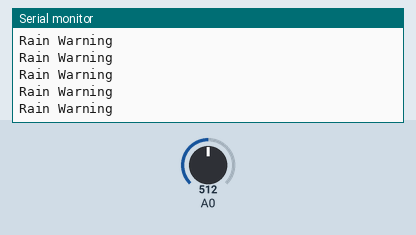
Bench run of a sketch on a simulated Arduino Uno, built with avr-gcc and run on an emulated ATmega328P. Parts: the last lines printed to the serial monitor. Inputs (shaded band) come from the test bench; at power-on: A0 = 512.

Above: at 1.2 s.
1.3 s: A0 set to 668
4.3 s: A0 set to 700
At 5.2 s:
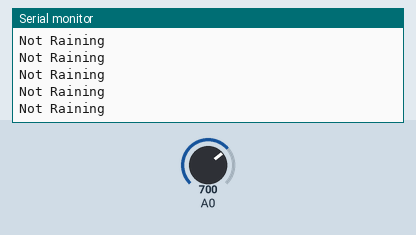
6.2 s: A0 set to 306
At 7.3 s:
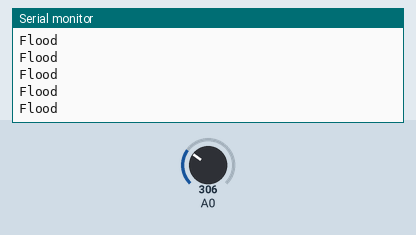
8.1 s: A0 set to 357
At 8.9 s:
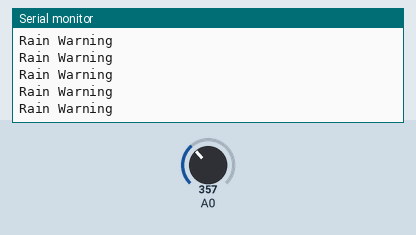

Measured:
- the behaviour switches between 682 and 683 on A0 (found by bisection; images 0 and 1)
- the behaviour switches between 341 and 342 on A0 (found by bisection; images 2 and 3)
- after the input at 4.3 s, the serial monitor: prints a new line after 0.07 s (image 1)
- after the input at 6.2 s, the serial monitor: prints a new line after 0.07 s (image 2)
- after the input at 8.1 s, the serial monitor: prints a new line after 0.07 s (image 3)

The sketch:

Sensor_01_RainSensor.ino
```cpp
//SK.Tanzir Mehedi Shawon
//Department of ICT
//MBSTU
//Date-18-05-2018

const int sensorMin = 0;
const int sensorMax = 1024;

void setup() {
  Serial.begin(9600);
}
void loop() {
	int sensorReading = analogRead(A0);
	int range = map(sensorReading, sensorMin, sensorMax, 0, 3);

  // range value:
  switch (range) {
 case 0:
    Serial.println("Flood");
    break;
 case 1:
    Serial.println("Rain Warning");
    break;
 case 2:
    Serial.println("Not Raining");
    break;
  }
  delay(1);
}
```
